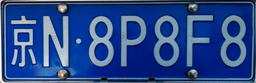
#> input picture Chapter09/pic/car_license_number.png, 256 x 83 px, shrunk from 705 x 228 before the run
$ python HMT.py
#> lines starting #> are read from the running program, lines starting #| are printed output that depends on the picture; after the words box and inside, x2 and y2 are one past the last pixel; in counts of white or black regions, pixels touching at a corner belong together
"""
Created by HenryMa on 2020/9/15
"""

__author__ = 'HenryMa'

from builtins import *

import cv2
import numpy as np

img = cv2.imread('../pic/car_license_number.png', cv2.IMREAD_GRAYSCALE)
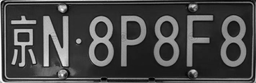
#> img: shape (83, 256); min 0, max 255, mean 71.2
thresh, img = cv2.threshold(img, 0, 255, cv2.THRESH_OTSU)
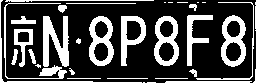
#> img: shape (83, 256); 28.4% white; 36 white regions (11 under 20 px), largest, box (x1, y1, x2, y2) and area: (43, 16, 69, 67) 789, (221, 15, 246, 67) 653, (89, 16, 114, 66) 651
#> thresh = 94
print(img)
#> (printed output is left out)
# cv2.imshow('binary image', img)
# cv2.waitKey()
# cv2.destroyAllWindows()

arr = np.array(img)
mat = [np.array([[-1, -1, -1], [0, 1, 0], [1, 1, 1]]),
       np.array([[0, -1, -1], [1, 1, -1], [1, 1, 0]]),
       np.array([[1, 0, -1], [1, 1, -1], [1, 0, -1]]),
       np.array([[-1, -1, -1], [0, 1, 0], [1, 1, 1]]),
       np.array([[1, 1, 0], [1, 1, -1], [0, -1, -1]]),
       np.array([[1, 1, 1], [0, 1, 0], [-1, -1, -1]]),
       np.array([[-1, 0, -1], [-1, 1, 1], [-1, 0, 1]]),
       np.array([[-1, -1, 0], [-1, 1, 1], [0, 1, 1]])]

height, width = arr.shape
#> height = 83; width = 256
print(height, width)
#| 83 256

while True:  # 迭代至无变化
    before = arr.copy()
    print('before is: ', before)
    for m in mat:  # 使用八个模板进行变换
        mark = []
        for i in range(height - 2):
            for j in range(width - 2):
                reg = True
                for im in range(3):
                    for jm in range(3):
                        if not arr[i+1][j+1] == 255:
#> (the run stopped early here; a loop or call above may not have finished)
